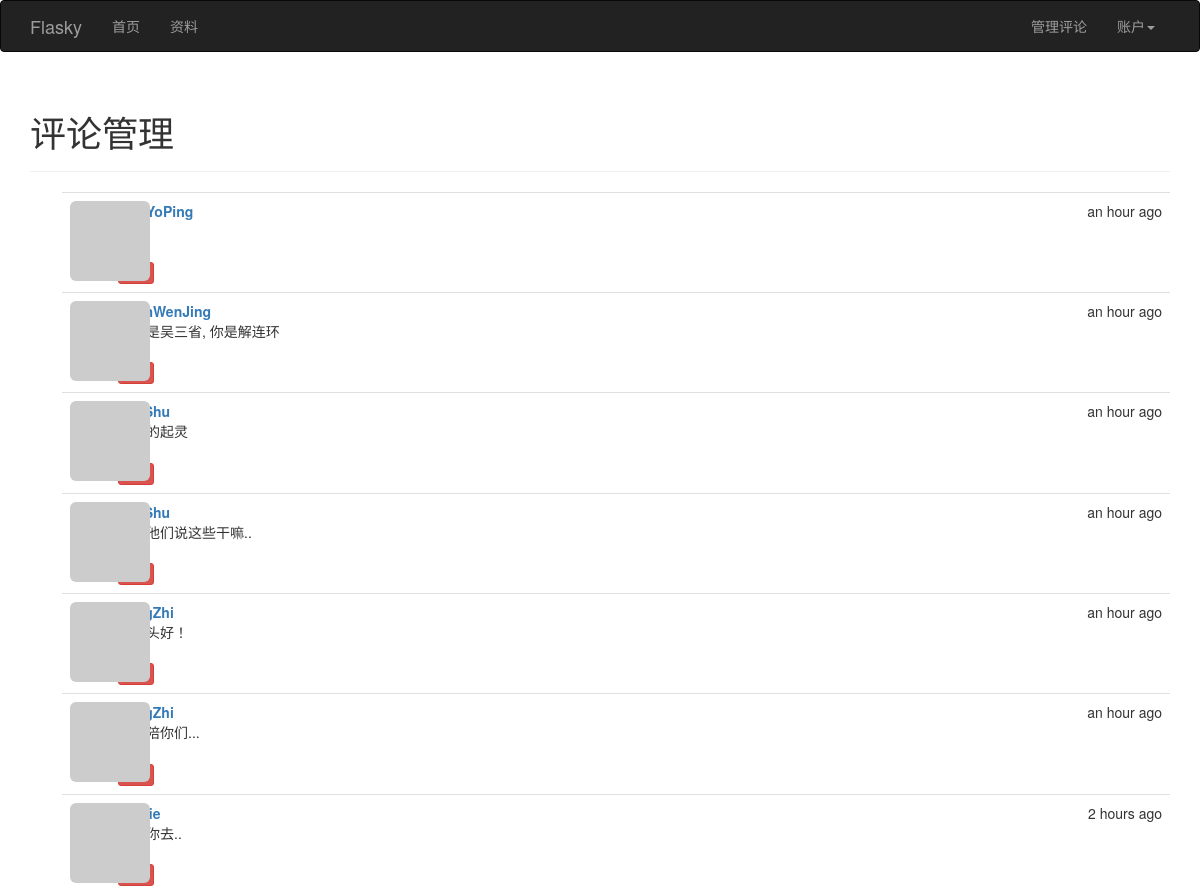
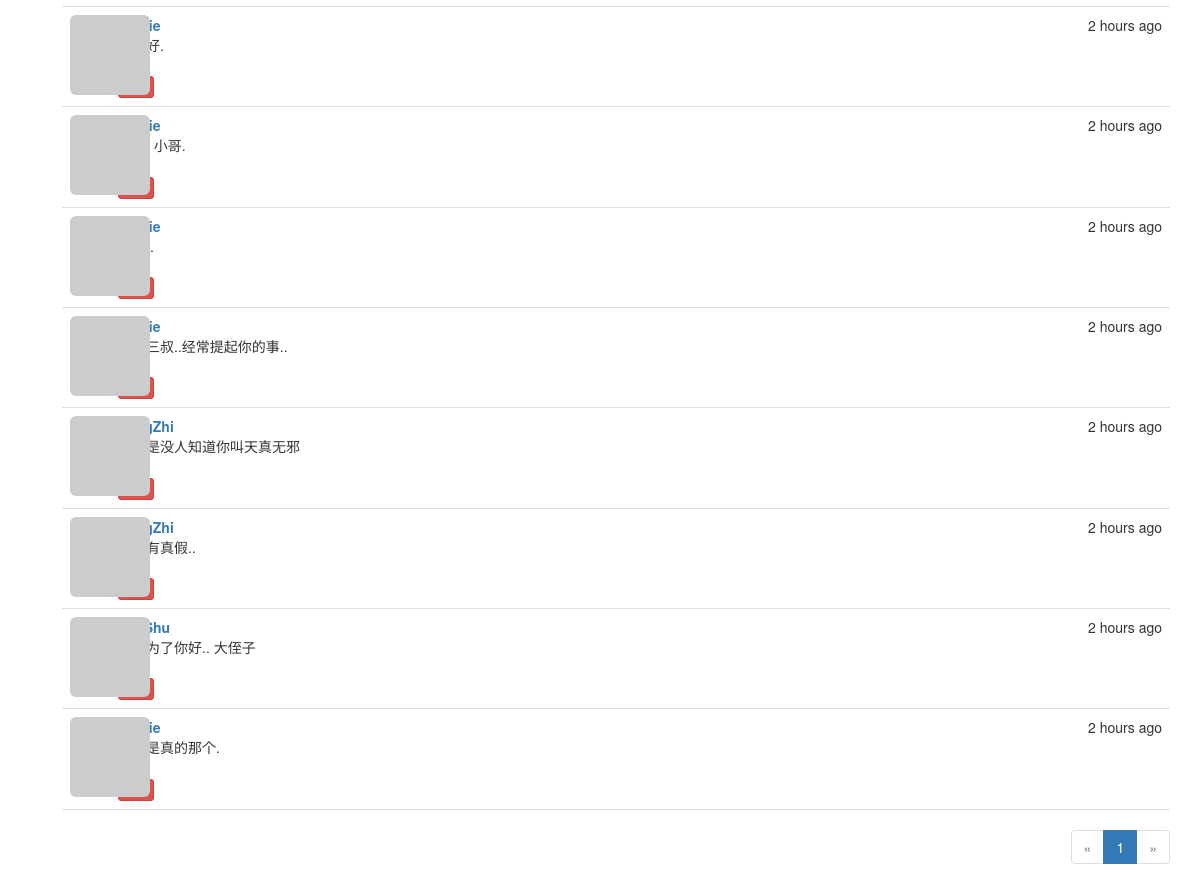
Page /moderate (signed in) on the earlier database version (2 pictures, top to bottom).
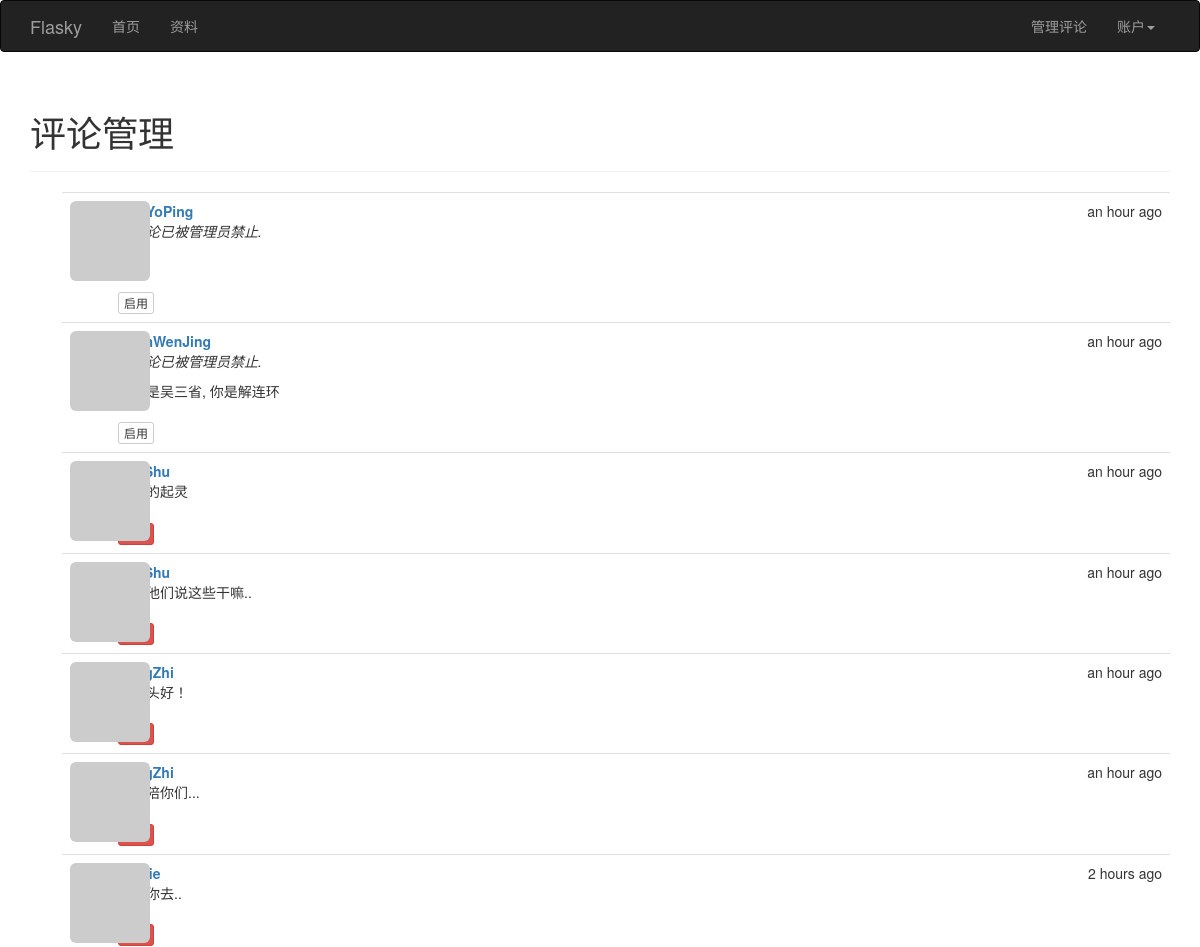
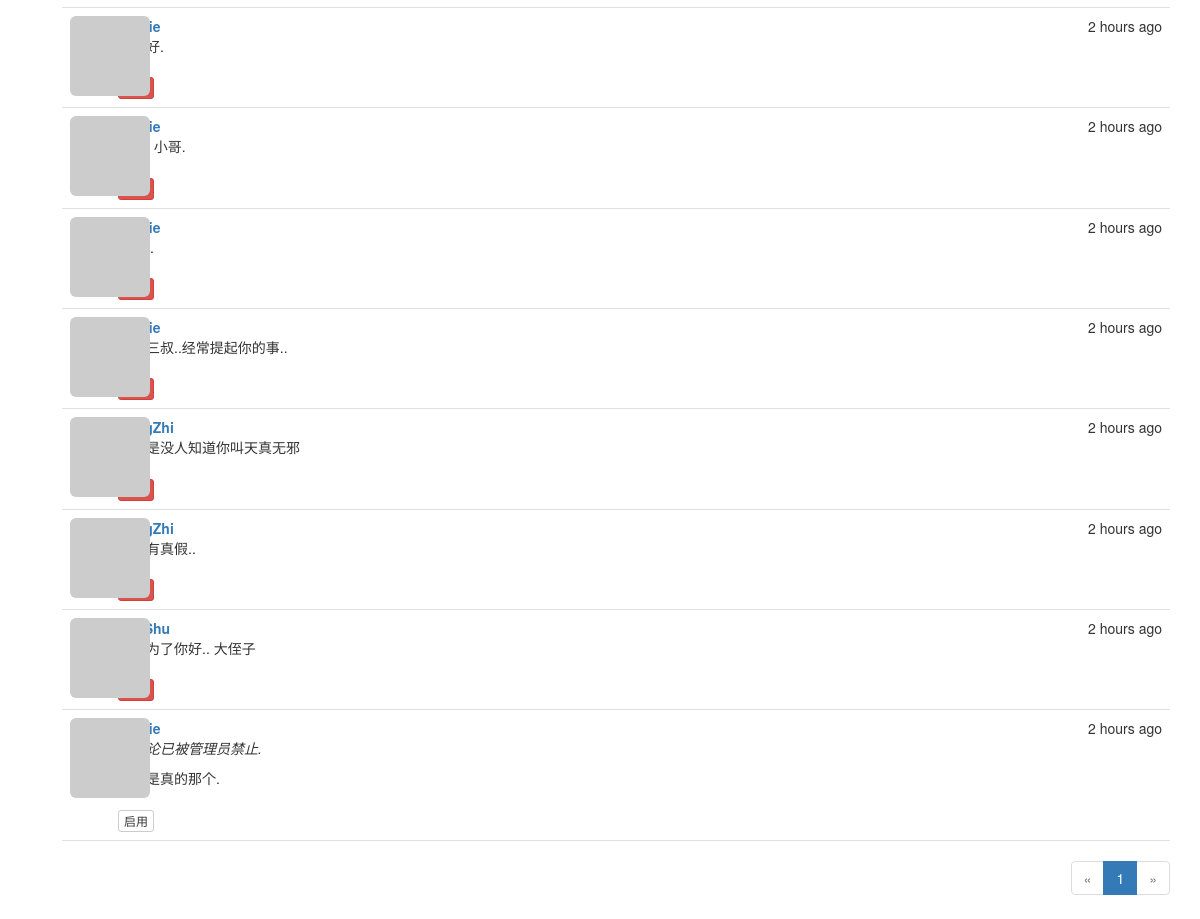
Same page on the later database version (2 pictures, top to bottom).
### app/models.py (models this page shows, shortened)
class Comment(db.Model):
              __tablename__ = 'comments'
              id = db.Column(db.Integer, primary_key=True)
              body = db.Column(db.Text)
              body_html = db.Column(db.Text)
              timestamp = db.Column(db.DateTime, index=True, default=datetime.utcnow)
              disabled = db.Column(db.Boolean)
              author_id = db.Column(db.Integer, db.ForeignKey('users.id'))
              post_id = db.Column(db.Integer, db.ForeignKey('posts.id'))

class User(UserMixin, db.Model):
              __tablename__ = 'users'                                       #表名 users
              id = db.Column(db.Integer, primary_key=True)                  #列名 id
              email = db.Column(db.String(64), unique=True, index=True)     #列名 email （用户使用电子邮件进行登录）
              username = db.Column(db.String(64), unique=True, index=True)  #列名 username
              role_id = db.Column(db.Integer, db.ForeignKey('roles.id'))
              password_hash = db.Column(db.String(128))                     #列名: 密码哈希散列
              confirmed = db.Column(db.Boolean, default=False)              #列名: 注册用户确认 (1表示已验证, 0表示没有验证)
              name = db.Column(db.String(64))                               #列名: 真实姓名
              location = db.Column(db.String(64))                           #列名: 所在地
              about_me = db.Column(db.Text())                               #列名: 自我介绍
              member_since = db.Column(db.DateTime(), default=datetime.utcnow)  #列名: 注册日期
              last_seen = db.Column(db.DateTime(), default=datetime.utcnow)     #列名: 最后访问日期
              avatar_hash = db.Column(db.String(32))  #Gravatar头像生成的MD5值
              posts = db.relationship('Post', backref='author', lazy='dynamic') #外链到posts文章表
              followed = db.relationship('Follow',
                                         foreign_keys=[Follow.follower_id],             #foreign_keys参数指定外键,防止外键间的歧义
                                         backref=db.backref('follower', lazy='joined'), #lazy='joined'  加载记录,但使用联结
                                         lazy='dynamic',                                #lazy='dynamic' 不加载记录，但提供加载记录的查询
                                         cascade='all, delete-orphan')                  #启用所有默认层叠选项,而且删除孤儿记录
              followers = db.relationship('Follow',
                                          foreign_keys=[Follow.followed_id],
                                          backref=db.backref('followed', lazy='joined'),
                                          lazy='dynamic',
                                          cascade='all, delete-orphan')
              comments = db.relationship('Comment', backref='author', lazy='dynamic')
              @property  #@property作用是将方法函数变成了属性
              def password(self):
                            '''  password的只读属性(如果试图读取password属性的值,则会返回错误)  '''
                            raise AttributeError('password is not a readable attribute')
              def can(self, permissions):
                            return self.role is not None and \
                                   (self.role.permissions & permissions) == permissions
              def ping(self):
                            self.last_seen = datetime.utcnow()
                            db.session.add(self)
              def gravatar(self, size=100, default='identicon', rating='g'):
                            if request.is_secure:
                                          url = 'https://secure.gravatar.com/avatar'
                            else:
                                          url = 'http://www.gravatar.com/avatar'
                            hash = self.avatar_hash or hashlib.md5(self.email.encode('utf-8')).hexdigest()
                            return '{url}/{hash}?s={size}&d={default}&r={rating}'.format(url=url, hash=hash, size=size, default=default, rating=rating)
              ''' 使用: python manage.py shell
                       User.generate_fake(100)
              '''

### app/main/views.py (the view)
@main.route('/moderate')
@login_required
@permission_required(Permission.MODERATE_COMMENTS)
def moderate():
    page = request.args.get('get', 1, type=int)
    pagination = Comment.query.order_by(Comment.timestamp.desc()).paginate(page, per_page=current_app.config['FLASKY_COMMENTS_PER_PAGE'], error_out=False)
    comments = pagination.items
    return render_template('moderate.html', comments=comments, pagination=pagination, page=page)

### app/auth/views.py (called while the page is built)
@auth.before_app_request
def before_request():
              ''' 2.更新已登录用户的访问时间 '''
              if current_user.is_authenticated():
                            current_user.ping()   #更新已登录用户的访问时间
                            if not current_user.confirmed \
                               and request.endpoint[:5] != 'auth.' \
                               and request.endpoint != 'static':
                                          return redirect(url_for('auth.unconfirmed'))

### app/main/__init__.py (called while the page is built)
@main.app_context_processor
def inject_permissions():
              return dict(Permission=Permission)

### app/models.py (called while the page is built)
@login_manager.user_loader
def load_user(user_id):
              return User.query.get(int(user_id))

### app/templates/moderate.html (shortened to what this page needs)
{% extends "base.html" %}
{% import "_macros.html" as macros %}
{% block page_content %}
<div class="page-header">
  <h1> 评论管理  </h1>
</div>
{% set moderate = True %}
{% include '_comments.html' %}
{% if pagination %}
<div class="pagination">
  {{ macros.pagination_widget(pagination, '.moderate')}}
</div>
{% endif %}
{% endblock %}

### app/templates/_comments.html
<ul class="comments">
{% for comment in  comments %}
<li class="comment">
<div class="comment-thmbnail">
 <a href="{{ url_for('.user', username=comment.author.username) }}">
  <img class="img-rounded profile-thumbnail" src="{{ comment.author.gravatar(size=40) }}">
 </a>
</div>
<div class="comment-content">
 <div class="comment-date">{{ moment(comment.timestamp).fromNow() }}</div>
 <div class="comment-author">
  <a href="{{ url_for('.user', username=comment.author.username) }}">{{ comment.author.username}}</a>
</div>
<div class="comment-body">
{% if comment.disabled %}
<p><i>该评论已被管理员禁止.</i></p>
{% endif %}
{% if moderate or not comment.disabled %}
  {% if comment.body_html %}
        {{ comment.body_html | safe }}
  {% else %}
       {{ comment.body }}
  {% endif %}
{% endif %}
</div>
{% if moderate %}
<br/>
 {% if comment.disabled %}
     <a class="btn btn-default btn-xs" href="{{ url_for('.moderate_enable', id=comment.id, page=page) }}">启用</a>
 {% else %}
    <a class="btn btn-danger btn-xs" href="{{ url_for('.moderate_disable', id=comment.id, page=page)}}">禁止</a>
 {% endif %}
{% endif %}
</div>
</li>
{% endfor%}
</ul>

Differences in the rows shown:
changed Comment "MenYoPing": now shows "该评论已被管理员禁止. 启用"
changed Comment "你不是吴三省, 你是解连环": now shows "该评论已被管理员禁止. 启用"
changed Comment "这次是真的那个.": now shows "该评论已被管理员禁止. 启用"
